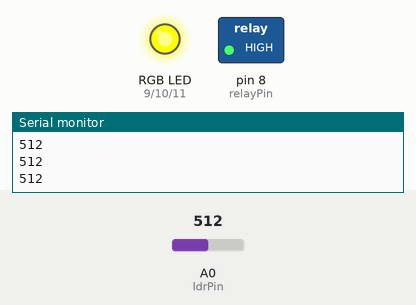
Recording of a sketch running on a simulated Arduino Uno, built with avr-gcc and run on an emulated ATmega328P. On the bench: switched loads named in the sketch (green lamp = pin HIGH), an RGB LED mixed from three pins (HIGH = lit), the last lines printed to the serial monitor. The test bench sets the inputs (shaded band); at power-on: A0 (ldrPin) = 512.

Above: at 1.2 s.
1.3 s: A0 (ldrPin) set to 408
2.8 s: A0 (ldrPin) set to 393
At 4.0 s:
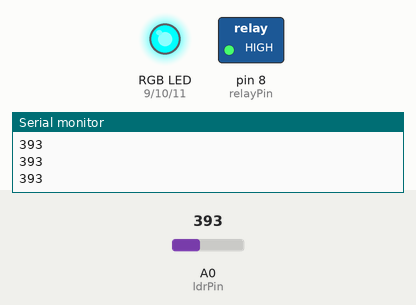
4.3 s: A0 (ldrPin) set to 710
At 5.4 s:
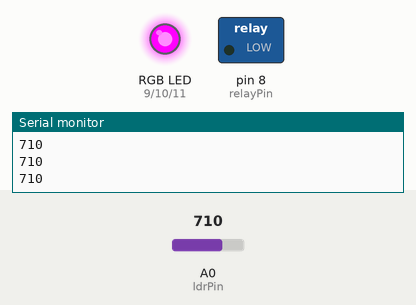
5.9 s: A0 (ldrPin) set to 692
At 6.7 s:
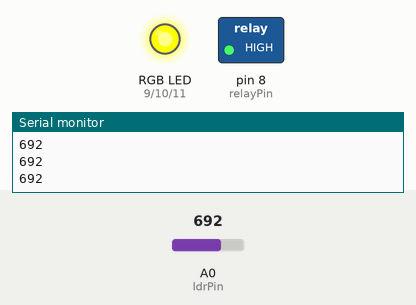
7.5 s: A0 (ldrPin) set to 716
At 8.0 s:
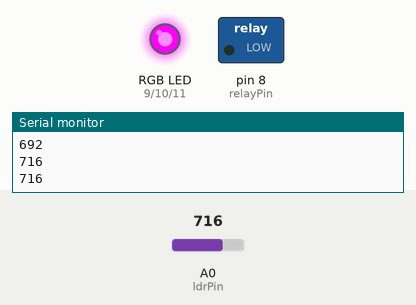
Timing chart, 0 to 10.1 s (numbered marks = the images above; inputs shaded):
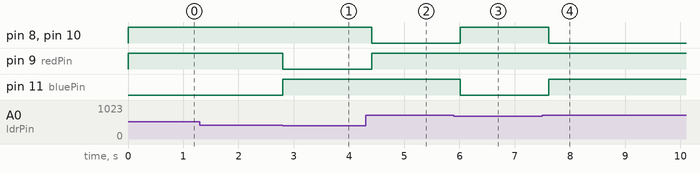

Measured:
- the behaviour switches between 401 and 400 on A0 (ldrPin) (found by bisection; images 0 and 1)
- the behaviour switches between 701 and 700 on A0 (ldrPin) (found by bisection; images 2 and 3)
- after the input at 2.8 s, pin 9 (redPin): HIGH → LOW at once; pin 11 (bluePin): LOW → HIGH at once
- after the input at 4.3 s, pin 8 (relayPin), pin 10 (greenPin): HIGH → LOW after 0.11 s; pin 9 (redPin): LOW → HIGH after 0.11 s
- after the input at 5.9 s, pin 8 (relayPin), pin 10 (greenPin): LOW → HIGH after 0.11 s; pin 11 (bluePin): HIGH → LOW after 0.11 s
- after the input at 7.5 s, pin 8 (relayPin), pin 10 (greenPin): HIGH → LOW after 0.11 s; pin 11 (bluePin): LOW → HIGH after 0.11 s

The sketch:

smart_street_light.ino
```cpp
// LDR pin
int ldrPin = A0;

// RGB pins
int redPin = 9;
int greenPin = 10;
int bluePin = 11;

// Relay pin
int relayPin = 8;

void setup() {

  pinMode(redPin, OUTPUT);
  pinMode(greenPin, OUTPUT);
  pinMode(bluePin, OUTPUT);

  pinMode(relayPin, OUTPUT);

  Serial.begin(9600);
}

void loop() {

  int ldrValue = analogRead(ldrPin);

  Serial.println(ldrValue);

  // DAYTIME
  if(ldrValue > 700) {

    digitalWrite(relayPin, LOW);

    setRGB(255,0,255); // GREEN
  }

  // EVENING
  else if(ldrValue > 400) {

    digitalWrite(relayPin, HIGH);

    setRGB(255,255,0); // BLUE
  }

  // NIGHT
  else {

    digitalWrite(relayPin, HIGH);

    setRGB(0,255,255); // RED
  }

  delay(200);
}

void setRGB(int r, int g, int b) {

  analogWrite(redPin, r);
  analogWrite(greenPin, g);
  analogWrite(bluePin, b);
}
```
